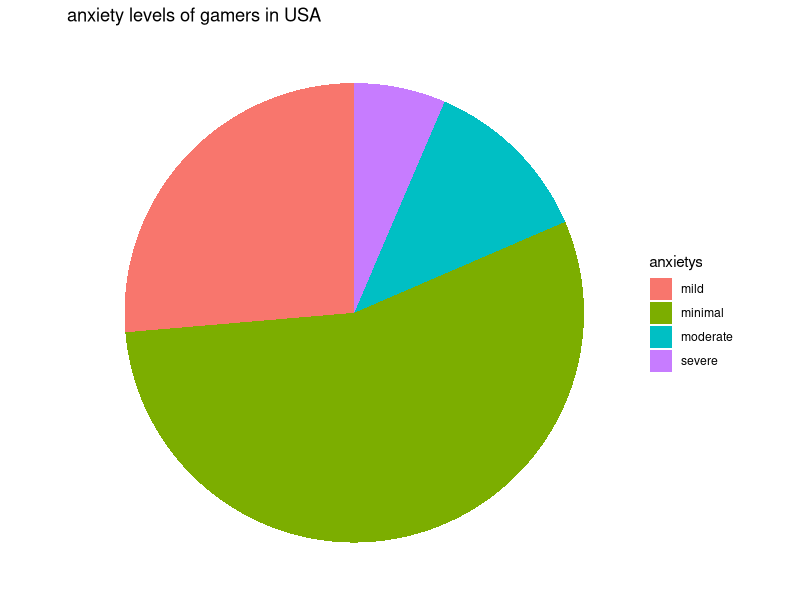

R code for this plot:
df <- read.csv(file = 'data/GamingStudy_filtered.csv', stringsAsFactors = TRUE)

library(ggplot2)
library(dplyr)
library(stringr)
library(tibble)
library(scales)

minimal_anxiety <- filter(df, GAD_T >= 0 & GAD_T <= 4)
mild_anxiety <- filter(df, GAD_T > 4 & GAD_T <= 9)
moderate_anxiety <- filter(df, GAD_T > 9 & GAD_T <= 14)
severe_anxiety <- filter(df, GAD_T > 14 & GAD_T <= 21)
# this creates dataframe for different groups of anxiety
minimal <- count(minimal_anxiety)
mild <- count(mild_anxiety)
moderate <- count(moderate_anxiety)
severe <- count(severe_anxiety)
# this code counts number of groups of anxiety
dats <- df %>%
  group_by(GAD_T) %>%
  mutate(anxiety = case_when(GAD_T > 14 ~ 'severe',
                             GAD_T > 9 ~ 'moderate',
                             GAD_T > 4 ~ 'mild',
                             TRUE ~ 'minimal'))
# this codes add the  column summerize the GAD_T level for each and labels them
total <- rbind(minimal, mild, moderate, severe)
totals <- total %>%
  mutate(anxietys = case_when(n == 294 ~ 'severe',
                             n == 552 ~ 'moderate',
                             n == 1204 ~ 'mild',
                             TRUE~ 'minimal'))
# this create a dataset of number of different levels and labels them
ggplot(data = totals, aes(x = "", y = n, fill = anxietys))+
  geom_bar(stat = "identity") + 
  labs(title = "anxiety levels of gamers in USA") +
  coord_polar("y") +
  theme_void()
# this create a pie chart

